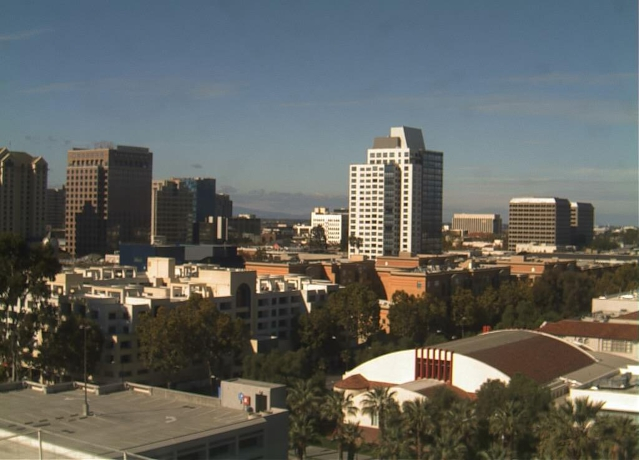
#> input picture images/daytime.jpg, 639 x 460 px
$ python canny_detector.py
#> lines starting #> are read from the running program, lines starting #| are printed output that depends on the picture; after the words box and inside, x2 and y2 are one past the last pixel; in counts of white or black regions, pixels touching at a corner belong together; long printed decimals are rounded
### det_metrics.py
import cv2
import numpy as np

# compute Mean-Squared Error between two images
def mse(img1, img2):
   h, w = img1.shape
   diff = cv2.subtract(img1, img2)
   err = np.sum(diff**2)
   mse = err/(float(h*w))
   return mse

### canny_detector.py
import cv2
import numpy as np
from det_metrics import mse

# Paths to day and night images
day_img_path = "./images/daytime.jpg"
night_img_path = "./images/nighttime.jpg"

# load both images as arrays
day_img = cv2.imread(day_img_path)  # Read image
#> day_img is the input picture: shape (460, 639, 3); mean B, G, R 95.2, 99.9, 98.3
night_img = cv2.imread(night_img_path)  # Read image
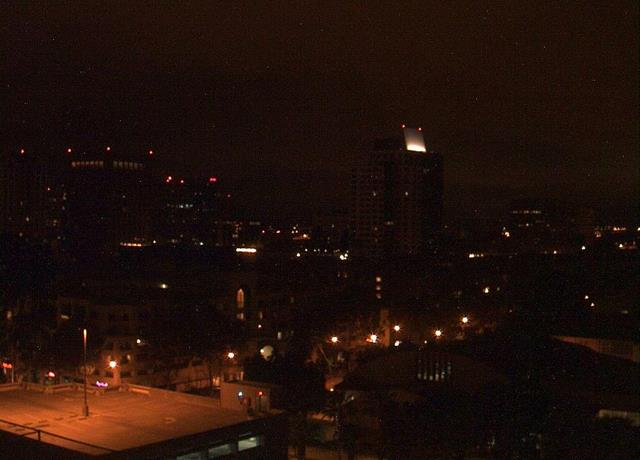
#> input picture images/nighttime.jpg, 640 x 460 px
#> night_img is the input picture: shape (460, 640, 3); mean B, G, R 10.4, 16.2, 32.8

# Setting parameter values for Canny Detector
t_lower_default = 50  # Lower Threshold
t_upper_default = 150  # Upper threshold

# Applying the Canny Edge filter
day_edge_map = cv2.Canny(day_img, t_lower_default, t_upper_default) # groundtruth edge map
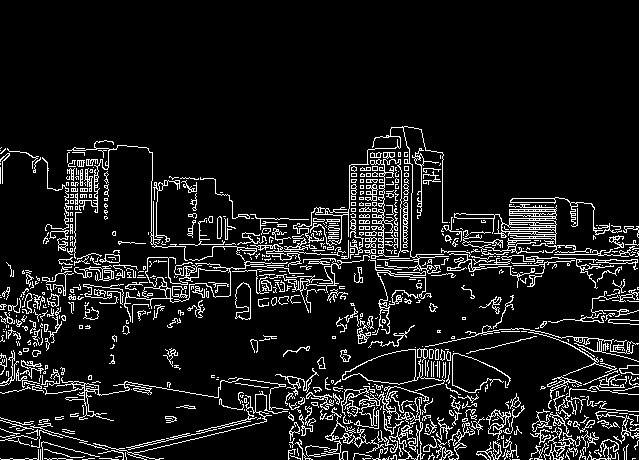
#> day_edge_map: shape (460, 639); 9.7% white in thin lines or dots, all inside (x1, y1, x2, y2) = (0, 126, 639, 460)
day_edge_map = np.pad(day_edge_map, [(0,0), (0,1)], mode='constant', constant_values=0) # adjust width to match night image for MSE
night_edge_map = cv2.Canny(night_img, t_lower_default, t_upper_default) # initial prediction
#> night_edge_map: shape (460, 640); 2.9% white in thin lines or dots

# compute MSE between groundtruth and initial prediction
mse_initial = mse(day_edge_map, night_edge_map)
#> in mse, `diff = cv2.subtract(img1, img2)`:
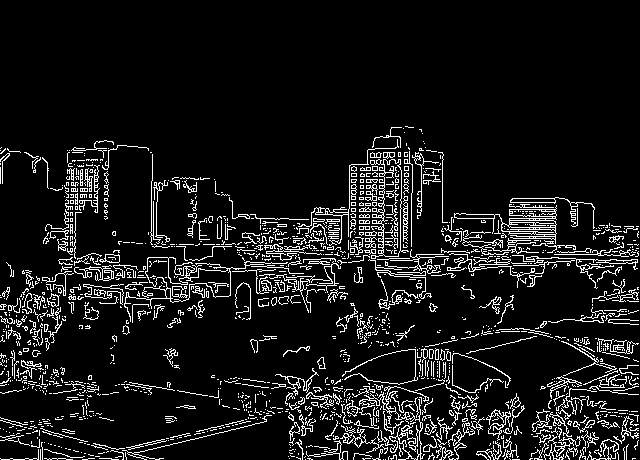
#> diff: shape (460, 640); 9.2% white in thin lines or dots, all inside (x1, y1, x2, y2) = (0, 126, 639, 460)
#> in mse, `err = np.sum(diff**2)`: err = 27089
#> in mse, `mse = err/(float(h*w))`: mse = 0.092
#> mse_initial = 0.092
print(f"MSE for non-enhanced nighttime edge map: {mse_initial}")
#| MSE for non-enhanced nighttime edge map: 0.09201

# load low-light enhanced and denoised nighttime image
sharp_night_img_path = "./SwinIR/results/swinir_color_dn_noise25/nighttime_enhanced_SwinIR.png"
sharp_night_img = cv2.imread(sharp_night_img_path, cv2.IMREAD_GRAYSCALE)
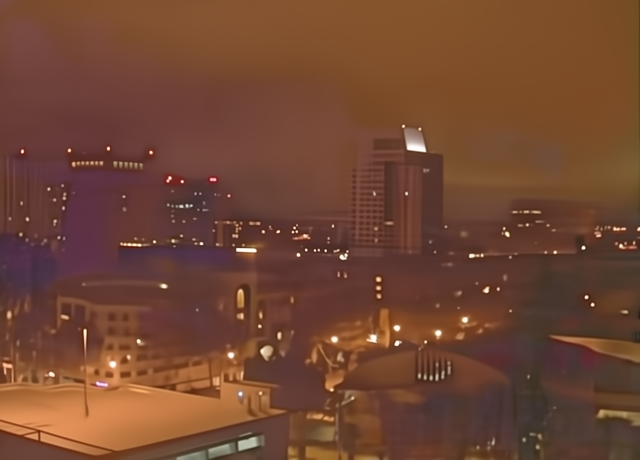
#> input picture SwinIR/results/swinir_color_dn_noise25/nighttime_enhanced_SwinIR.png, 640 x 460 px
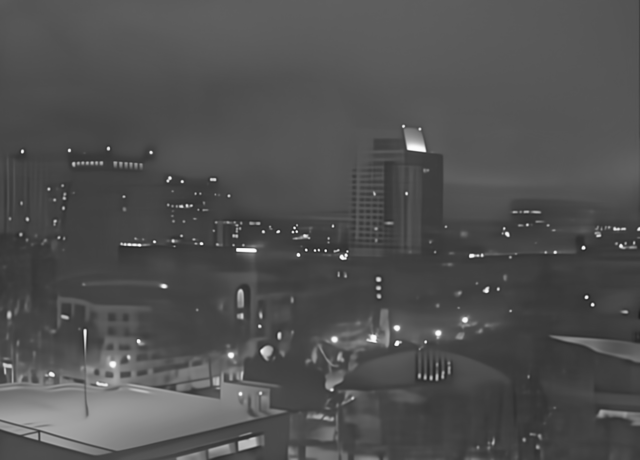
#> sharp_night_img: shape (460, 640); min 30, max 254, mean 80.5

# perform histogram equalization on enhanced night image
sharp_night_img = cv2.equalizeHist(sharp_night_img)
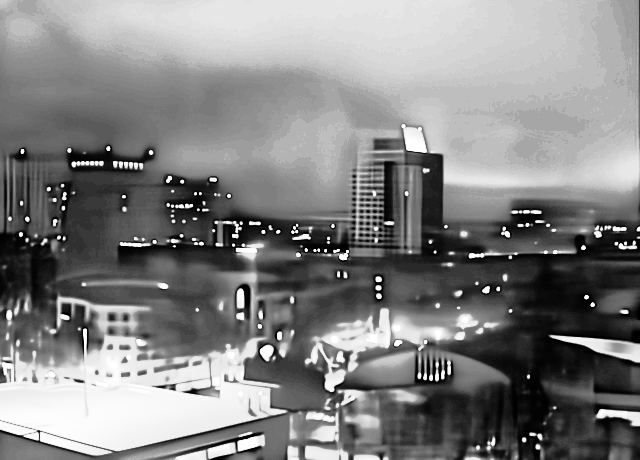
#> sharp_night_img: shape (460, 640); min 0, max 255, mean 130.6

# Apply lower thresholds, as the nighttime image is generally darker
t_lower_night = 40 # Lower Threshold
t_upper_night = 100 # Upper threshold

# generate enhanced edge map
enh_night_edge_map = cv2.Canny(sharp_night_img, t_lower_night, t_upper_night) # final prediction
#> enh_night_edge_map: shape (460, 640); 8.2% white in thin lines or dots

# compute MSE for enhanced nighttime edge map
mse_final = mse(day_edge_map, enh_night_edge_map)
#> in mse (call 2), `diff = cv2.subtract(img1, img2)`:
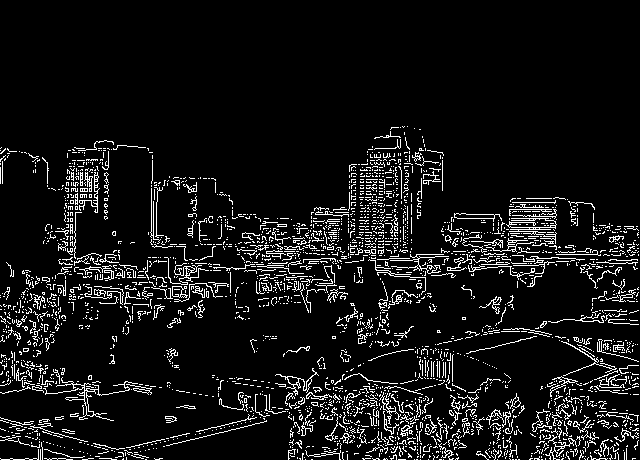
#> diff: shape (460, 640); 8.1% white in thin lines or dots, all inside (x1, y1, x2, y2) = (0, 126, 639, 460)
#> in mse (call 2), `err = np.sum(diff**2)`: err = 23778
#> in mse (call 2), `mse = err/(float(h*w))`: mse = 0.0808
#> mse_final = 0.0808
print(f"MSE for enhanced nighttime edge map: {mse_final}")
#| MSE for enhanced nighttime edge map: 0.08077

# display edge maps
cv2.imshow('Daytime Edge Map', day_edge_map)
cv2.imshow('Non-Enhanced Nighttime Edge Map', night_edge_map)
cv2.imshow('Enhanced Nighttime Edge Map', enh_night_edge_map)
cv2.waitKey(0)
cv2.destroyAllWindows()
